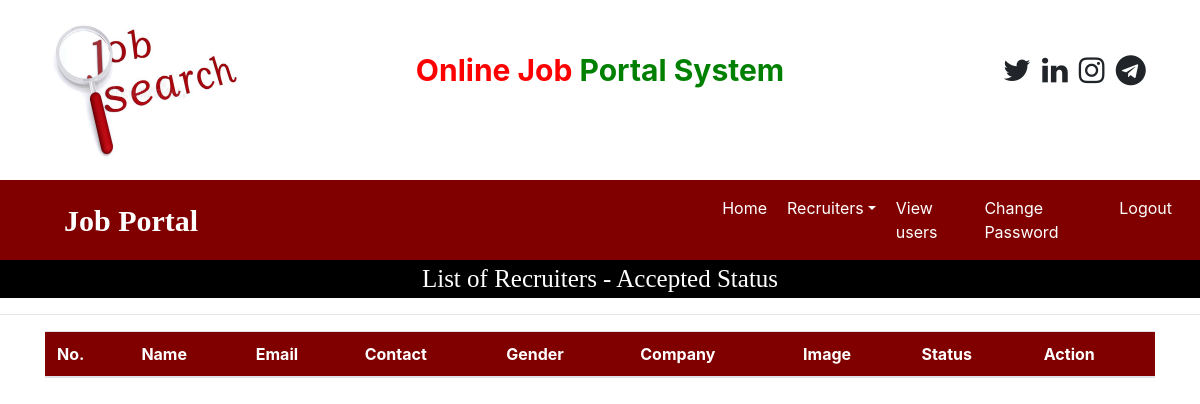
/recruiter_accepted (signed in), run on an earlier commit of the app's database.
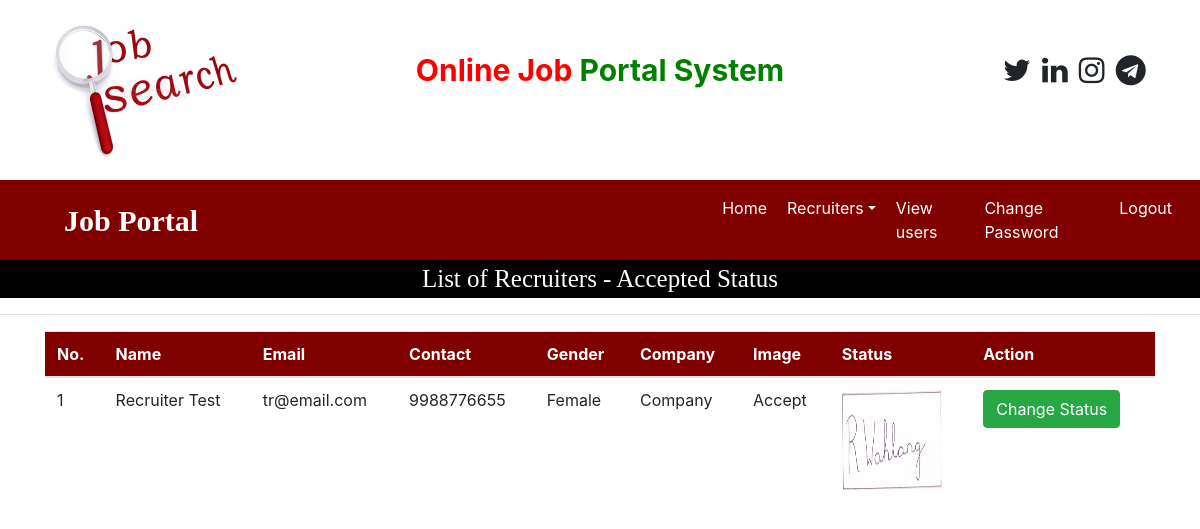
And on a later commit of the database.
### job/models.py (models this page shows, shortened)
class Recruiter(models.Model):
    user = models.ForeignKey(User, on_delete=models.CASCADE)
    mobile = models.CharField(max_length=15, null=True)
    image = models.FileField(null=True)
    gender = models.CharField(max_length=10, null=True)
    company = models.CharField(max_length=50, null=True)
    type = models.CharField(max_length=15, null=True)
    status = models.CharField(max_length=20, null=True)

### job/views.py (the view)
# urls.py: path('recruiter_accepted', recruiter_accepted, name="recruiter_accepted"),
def recruiter_accepted(request):
    if not request.user.is_authenticated:
        return redirect('admin_login')
    data = Recruiter.objects.filter(status='Accept')
    d = {'data': data}
    return render(request, 'recruiter_accepted.html', d)

### job/templates/recruiter_accepted.html
{% load static %}
{% block body %}
{% include 'admin_navigations.html' %}
<div style="font-family:'Monotype Corsiva'; font-size:25px; color: white; background-color: black; text-align: center">
        List of Recruiters - Accepted Status
</div>
<hr>
<div class="container">
<table class="table table-hover" id="example">
    <thead>
    <tr style="background-color: maroon; color: white">
        <th>No.</th>
        <th>Name</th>
        <th>Email</th>
        <th>Contact</th>
        <th>Gender</th>
        <th>Company</th>
        <th>Image</th>
        <th>Status</th>
        <th>Action</th>
    </tr>
    </thead>
    <tbody>
    {% for i in data %}
    <tr>
        <td>{{forloop.counter}}</td>
        <td>{{i.user.first_name}} {{i.user.last_name}}</td>
        <td>{{i.user.username}}</td>
        <td>{{i.mobile}}</td>
        <td>{{i.gender}}</td>
        <td>{{i.company}}</td>
        <td>{{i.status}}</td>
        <td><img src="{{i.image.url}}" style="width: 100px; height: 100px;"></td>
        <td><a href="{% url 'change_status' i.id %}" class="btn btn-success" onclick="return confirm('Change Status?')">Change Status</a></td>
    </tr>
    {% endfor %}
    </tbody>
</table>
</div>
{% endblock %}

What changed in the data, as far as the page shows it:
now on this page (row edited): Recruiter: user.first_name "Recruiter", user.last_name "Test", user.username "tr@email.com", mobile "9988776655", gender "Female", company "Company", status "Accept", image (picture)
